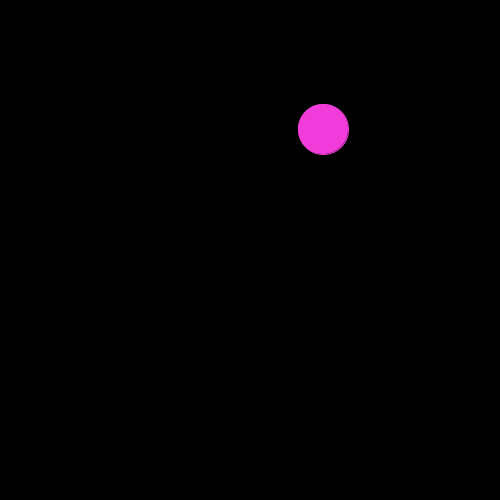
Frame 1 (no input)
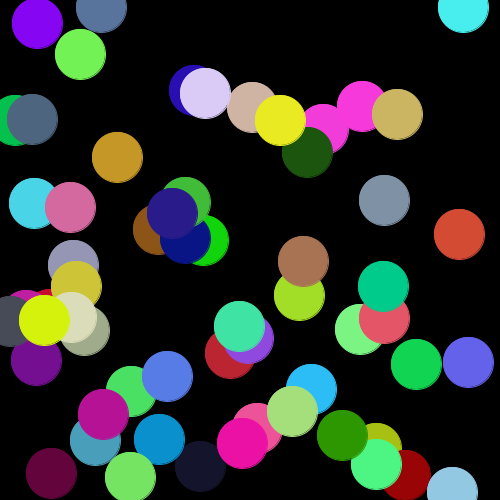
Frame 60 (the mouse pressed at the canvas centre just before this capture)
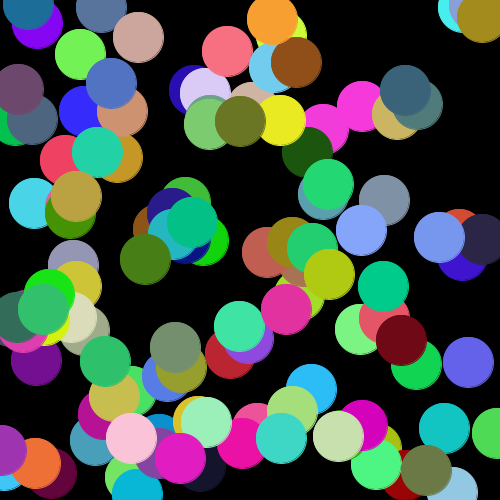
Frame 120 (the mouse held since frame 60 and released just before this capture)

The Processing sketch that drew these frames (run headless with seeded random() and noise(); from frame 60 on, the mouse is pressed at the canvas centre):

// Processing sketch: Class6_07_Stars
// ── Class6_07_Stars.pde
int x, y, r, g, b;

void setup() {
  size(500, 500);
  background(0);
}

void draw() {
  x = int(random(0, width));
  y = int(random(0, height));
  r = int(random(0, 255));
  g = int(random(0, 255));
  b = int(random(0, 255));

  // small dots
  stroke(r, g, b);
  point(x, y);

  // big circles
  fill(r, g, b);
  ellipse(x, y, 50, 50);
}
